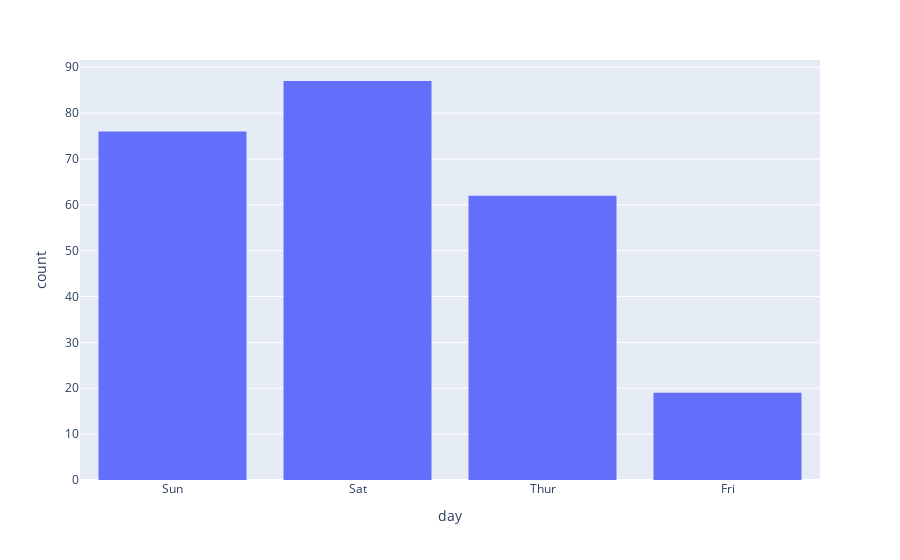

The code cell stored with this chart in its notebook:
### Code cell
fig = px.histogram(data, x='day')

fig.show()

### Figure 1 — Plotly figure (JSON) as saved in the notebook; plotly's stock layout.template omitted (floating-point values rounded to 4 significant figures; data arrays with more than 128 entries replaced by an {"elided": "..."} marker saying what was removed)
{"data": [{"alignmentgroup": "True", "bingroup": "x", "hovertemplate": "day=%{x}<br>count=%{y}<extra></extra>", "legendgroup": "", "marker": {"color": "#636efa", "pattern": {"shape": ""}}, "name": "", "offsetgroup": "", "orientation": "v", "showlegend": false, "type": "histogram", "x": {"elided": "244 str values"}, "xaxis": "x", "yaxis": "y"}], "layout": {"autosize": true, "barmode": "relative", "legend": {"tracegroupgap": 0}, "margin": {"t": 60}, "xaxis": {"anchor": "y", "autorange": true, "domain": [0, 1], "range": [-0.5, 3.5], "title": {"text": "day"}, "type": "category"}, "yaxis": {"anchor": "x", "autorange": true, "domain": [0, 1], "range": [0, 91.58], "title": {"text": "count"}}}}
